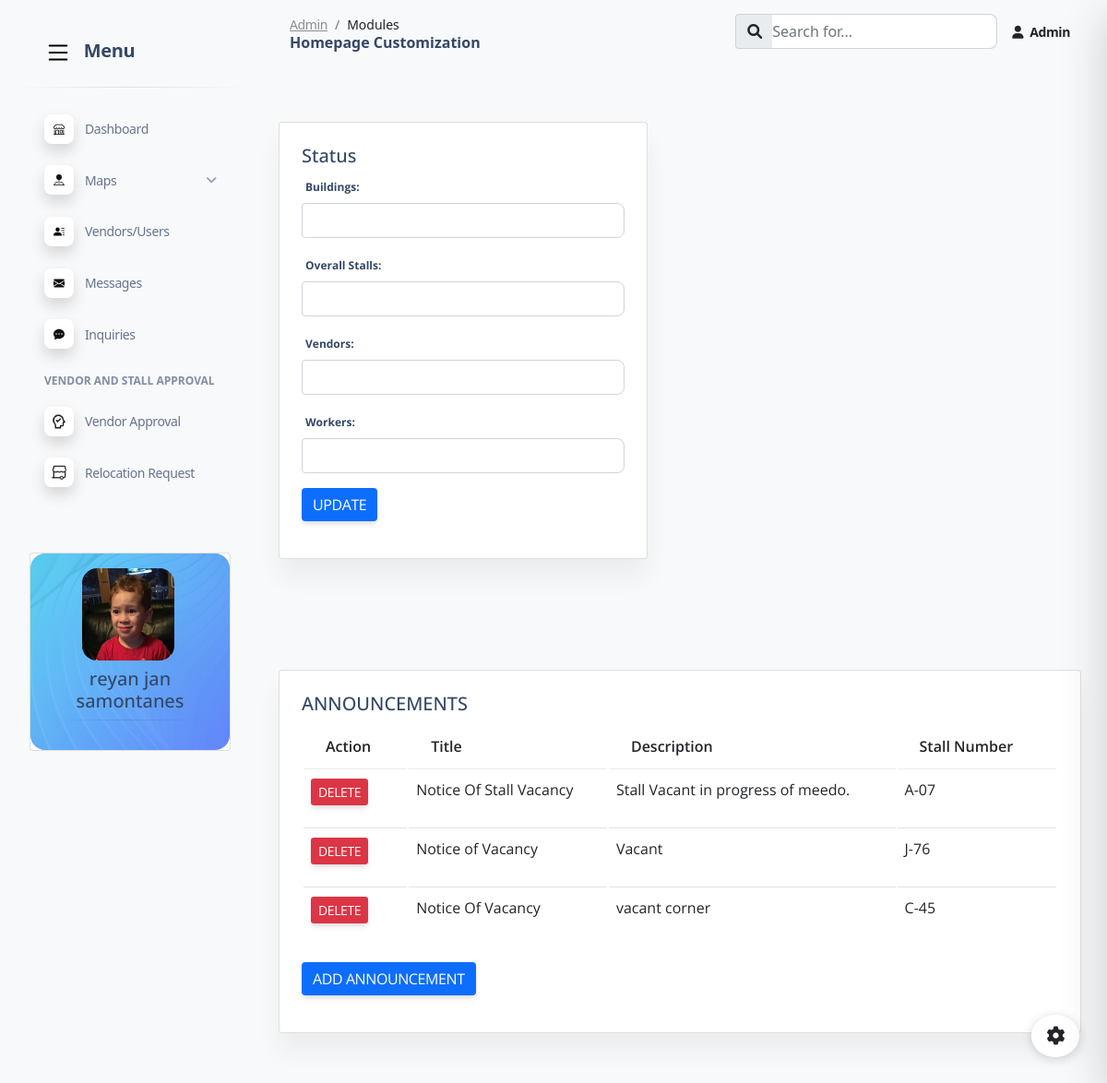
The app's page /HomepageEditor.php (signed in) with its own data.
### tables this page shows
CREATE TABLE `users` (
  `id` int(11) NOT NULL,
  `username` varchar(50) NOT NULL,
  `password` varchar(50) NOT NULL,
  `first_name` varchar(255) NOT NULL,
  `middle_name` varchar(255) NOT NULL,
  `last_name` varchar(255) NOT NULL,
  `age` int(11) DEFAULT NULL,
  `address` varchar(255) DEFAULT NULL,
  `email_add` varchar(255) DEFAULT NULL,
  `contact_no` bigint(20) DEFAULT NULL,
  `user_type` enum('ADMIN','CASHIER','DOCUMENT_HANDLER','CUSTOMER_SERVICE') NOT NULL,
  `picture_profile` varchar(255) DEFAULT NULL
);

CREATE TABLE `announcements` (
  `id` int(11) NOT NULL,
  `title` varchar(255) NOT NULL,
  `description` text DEFAULT NULL,
  `image_path` varchar(255) NOT NULL,
  `building` varchar(255) DEFAULT NULL,
  `stall` varchar(255) DEFAULT NULL,
  `created_at` timestamp NOT NULL DEFAULT current_timestamp()
);

### HomepageEditor.php (the view, shortened to what this page needs)
<?php
$user_id = $_SESSION['id'];
include('database_config.php');
$conn = new mysqli($db_host, $db_user, $db_password, $db_name);
$sql = "SELECT * FROM users WHERE id = ?";
$stmt = $conn->prepare($sql);
$stmt->bind_param("i", $user_id);
$stmt->execute();
$result = $stmt->get_result();
$user = $result->fetch_assoc();
?>
<!DOCTYPE html>
<html lang="en">
<head>
  <link href="assets2/css/nucleo-icons.css" rel="stylesheet" />
  <link href="assets2/css/nucleo-svg.css" rel="stylesheet" />
  <link href="assets2/css/nucleo-svg.css" rel="stylesheet" />
  <link id="pagestyle" href="assets2/css/soft-ui-dashboard.css?v=1.0.7" rel="stylesheet" />
  <link rel="stylesheet" href="https://cdnjs.cloudflare.com/ajax/libs/font-awesome/6.0.0-beta3/css/all.min.css">
<link href="https://stackpath.bootstrapcdn.com/bootstrap/5.1.3/css/bootstrap.min.css" rel="stylesheet">
</head>
<body class="g-sidenav-show  bg-gray-100">
  <aside class="sidenav navbar navbar-vertical navbar-expand-xs border-0 border-radius-xl my-3 fixed-start ms-3 "
    id="sidenav-main">
    <div class="sidenav-header">
      <a class="navbar-brand m-0" href="#" target="_blank">
        <span class="ms-2 font-weight-bold">Menu</span>
      </a>
    </div>
    <hr class="horizontal dark mt-0">
    <div class="collapse navbar-collapse  w-auto " id="sidenav-collapse-main">
      <ul class="navbar-nav">
        <li class="nav-item">
          <a class="nav-link " href="Admin.php">
            <div
              class="icon icon-shape icon-sm shadow border-radius-md bg-white text-center me-2 d-flex align-items-center justify-content-center">
            </div>
            <span class="nav-link-text ms-1">Dashboard</span>
          </a>
        </li>
        <li class="nav-item">
          <a class="nav-link collapsed" href="#" data-bs-toggle="collapse" data-bs-target="#collapseMaps"
            aria-expanded="false" aria-controls="collapseMaps">
            <div
              class="icon icon-shape icon-sm shadow border-radius-md bg-white text-center me-2 d-flex align-items-center justify-content-center">
            </div>
            <span class="nav-link-text ms-1">Maps</span>
          </a>
        </li>
        <li class="nav-item">
          <a class="nav-link" href="AMvendor.php">
            <div
              class="icon icon-shape icon-sm shadow border-radius-md bg-white text-center me-2 d-flex align-items-center justify-content-center">
            </div>
            <span class="nav-link-text ms-1">Vendors/Users</span>
          </a>
        </li>
        <li class="nav-item">
          <a class="nav-link " href="AMmessages.php">
            <div
              class="icon icon-shape icon-sm shadow border-radius-md bg-white text-center me-2 d-flex align-items-center justify-content-center">
            </div>
            <span class="nav-link-text ms-1">Messages</span>
          </a>
        </li>
        <li class="nav-item">
          <a class="nav-link " href="AMinquiries.php">
            <div
              class="icon icon-shape icon-sm shadow border-radius-md bg-white text-center me-2 d-flex align-items-center justify-content-center">
            </div>
            <span class="nav-link-text ms-1">Inquiries</span>
          </a>
        </li>
        <li class="nav-item mt-3">
          <h6 class="ps-4 ms-2 text-uppercase text-xs font-weight-bolder opacity-6">Vendor and Stall Approval</h6>
        </li>
        <li class="nav-item">
          <a class="nav-link  " href="AMVendorApproval.php">
            <div
              class="icon icon-shape icon-sm shadow border-radius-md bg-white text-center me-2 d-flex align-items-center justify-content-center">
              <img src="image/icons/icons8-approve-48.png" alt="approveicon" width="18px" height="18px">
            </div>
            <span class="nav-link-text ms-1">Vendor Approval</span>
          </a>
        </li>
        <li class="nav-item">
          <a class="nav-link" href="AMRelocationRequest.php">
            <div
              class="icon icon-shape icon-sm shadow border-radius-md bg-white text-center me-2 d-flex align-items-center justify-content-center">
              <img src="image/icons/icons8-kiosk-on-wheels-48.png" alt="relocationimg" width="18px" height="18px">
            </div>
            <span class="nav-link-text ms-1">Relocation Request</span>
          </a>
        </li>
      </ul>
    </div>
    <div class="sidenav-footer mx-3 mt-5">
    <div class="card card-background shadow-none card-background-mask-info" id="sidenavCard">
        <div class="card-body text-start p-3 w-100">
            <?php
            $profilePicture = !empty($user['picture_profile']) ? $user['picture_profile'] : 'image/profile.jpg';
            ?>
            <img src="<?php echo htmlspecialchars($profilePicture); ?>" class="img-fluid" alt="Admin Profile Picture" style="height: 100px; width: 100px; border-radius: 1rem; margin-left: 40px;">
            <h5 class="text-center mt-2">
                <?php echo htmlspecialchars($user['first_name']) . ' ' . htmlspecialchars($user['middle_name']) . ' ' . htmlspecialchars($user['last_name']); ?>
            </h5>
            <hr class="horizontal dark mt-0">
        </div>
    </div>
</div>
  </aside>
  <main class="main-content position-relative max-height-vh-100 h-100 border-radius-lg ">
    <nav class="navbar navbar-main navbar-expand-lg px-0 mx-4 shadow-none border-radius-xl" id="navbarBlur"
      navbar-scroll="true">
      <div class="container-fluid py-1 px-3">
        <nav aria-label="breadcrumb">
          <ol class="breadcrumb bg-transparent mb-0 pb-0 pt-1 px-0 me-sm-6 me-5">
            <li class="breadcrumb-item text-sm"><a class="opacity-5 text-dark" href="javascript:;">Admin</a></li>
            <li class="breadcrumb-item text-sm text-dark active" aria-current="page">Modules</li>
          </ol>
          <h6 class="font-weight-bolder mb-0">Homepage Customization</h6>
        </nav>
        <div class="collapse navbar-collapse mt-sm-0 mt-2 me-md-0 me-sm-4" id="navbar">
          <div class="ms-md-auto pe-md-3 d-flex align-items-center">
            <div class="input-group">
              <span class="input-group-text text-body"><i class="fas fa-search" aria-hidden="true"></i></span>
              <input type="text" class="form-control" placeholder="Search for...">
            </div>
          </div>
          <ul class="navbar-nav  justify-content-end">
            <li class="nav-item d-flex align-items-center">
              <a href="javascript:;" class="nav-link text-body font-weight-bold px-0">
                <i class="fa fa-user me-sm-1"></i>
                <span class="d-sm-inline d-none">Admin</span>
              </a>
            </li>
          </ul>
        </div>
      </div>
    </nav>
    <div class="container-fluid py-4">
      <div class="row mt-4">
        <div class="d-grid gap-2 d-md-block py-3 px-3">
          <div class="card mb-3" style="max-width: 400px;">
            <div class="row g-0">
              <div class="col-md-12">
                <div class="card-body">
                  <h5 class="card-title">Status</h5>
                  <form id="admin-form" action="update_data.php" method="POST">
                    <div class="form-group">
                      <label for="buildings">Buildings:</label>
                      <input type="number" class="form-control" id="buildings" name="buildings">
                    </div>
                    <div class="form-group">
                      <label for="stalls">Overall Stalls:</label>
                      <input type="number" class="form-control" id="stalls" name="stalls">
                    </div>
                    <div class="form-group">
                      <label for="vendors">Vendors:</label>
                      <input type="number" class="form-control" id="vendors" name="vendors">
                    </div>
                    <div class="form-group">
                      <label for="workers">Workers:</label>
                      <input type="number" class="form-control" id="workers" name="workers">
                    </div>
                    <button type="submit" class="btn btn-primary">Update</button>
                  </form>
                </div>
              </div>
            </div>
          </div>
        </div>
      </div>
    </div>
    <div class="container-fluid py-4">
    <div class="row mt-4">
        <div class="d-grid gap-2 d-md-block py-3 px-3">
            <div class="card mb-3" style="max-width: 100%;">
                <div class="row g-0">
                    <div class="col-md-12">
                        <div class="card-body">
                            <h5 class="card-title">ANNOUNCEMENTS</h5>
                            <?php
include 'database_config.php';
$conn = new mysqli($db_host, $db_user, $db_password, $db_name);
$result = $conn->query("SELECT * FROM announcements");
if ($result->num_rows > 0) {
    echo '<table class="table table-hover">
            <thead>
                <tr>
                    <th>Action</th>
                    <th>Title</th>
                    <th>Description</th>
                    <th>Stall Number</th>
                </tr>
            </thead>
            <tbody>';
    while ($row = $result->fetch_assoc()) {
        echo '<tr class="announcement-row"
              data-id="' . htmlspecialchars($row['id']) . '"
              data-title="' . htmlspecialchars($row['title']) . '"
              data-description="' . htmlspecialchars($row['description']) . '"
              data-stall="' . htmlspecialchars($row['stall']) . '">
                  <td>
                      <button class="btn btn-danger btn-sm delete-btn" data-id="' . htmlspecialchars($row['id']) . '">DELETE</button>
                  </td>
                  <td>' . htmlspecialchars($row['title']) . '</td>
                  <td>' . htmlspecialchars($row['description']) . '</td>
                  <td>' . htmlspecialchars($row['stall']) . '</td>
              </tr>';
    }
    echo '</tbody></table>';
} else {
  echo '<p style="font-size: 5em; font-weight: bold;">No announcements at this time.</p>';
}
?>
<button type="button" class="btn btn-primary" data-bs-toggle="modal" data-bs-target="#addAnnouncementModal">
    Add Announcement
</button>
                        </div>
                    </div>
                </div>
            </div>
        </div>
    </div>
</div>
  </main>
  <div class="fixed-plugin">
    <a class="fixed-plugin-button text-dark position-fixed px-3 py-2" href="#">
      <i class="fas fa-cog"></i> </a>
  </div>
</body>
</html>

### assets2/css/nucleo-svg.css (style rules this page uses)
.icon { display: inline-block; color: #111111; height: 1em; width: 1em; }
.icon-sm { height: 0.8em; width: 0.8em; }
.icon { fill: currentColor; stroke: none; }

### records on screen
users: picture_profile (picture), first_name "reyan", middle_name "jan", last_name "samontanes"
announcements: title "Notice Of Stall Vacancy", description "Stall Vacant in progress of meedo.", stall "A-07"
announcements: title "Notice of Vacancy", description "Vacant", stall "J-76"
announcements: title "Notice Of Vacancy", description "vacant corner", stall "C-45"
